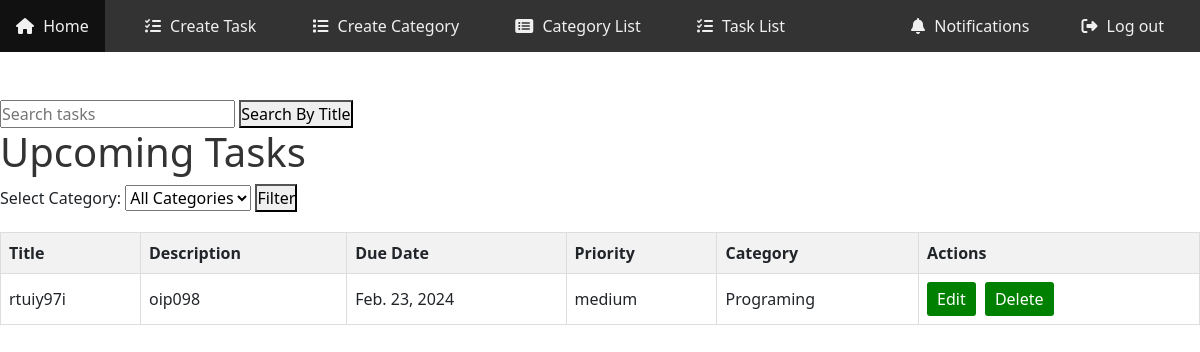
/upcoming-tasks/, run on the app's committed database.
### myApp/models.py (models this page shows, shortened)
class myTaskModel(models.Model):
    PRIORITY_CHOICES = [
        ('low', 'Low'),
        ('medium', 'Medium'),
        ('high', 'High'),
    ]
    title = models.CharField(max_length=200)
    description = models.TextField(blank=True, null=True)
    due_date = models.DateField(blank=True, null=True)
    priority = models.CharField(max_length=10, choices=PRIORITY_CHOICES, default='medium')
    completed = models.BooleanField(default=False)
    completed_date = models.DateTimeField(null=True, blank=True)
    notes = models.TextField(blank=True, null=True)
    category = models.ForeignKey(TaskCategory, on_delete=models.SET_NULL, blank=True, null=True)
    user = models.ForeignKey(Custom_User, on_delete=models.CASCADE)
    upcoming_tasks = models.BooleanField(default=True)

class TaskCategory(models.Model):
    name = models.CharField(max_length=50)
    user = models.ForeignKey(Custom_User, on_delete=models.CASCADE)
    def __str__(self):
        return self.name

### myProject/views.py (the view)
# urls.py: path('upcoming-tasks/', upcoming_tasks, name='upcoming_tasks'),
def upcoming_tasks(request):
    next_day = datetime.now() + timedelta(days=1)
    next_day = next_day.date()
    upcoming_tasks = myTaskModel.objects.filter(upcoming_tasks=True, due_date__gte=next_day)
    return render(request, 'upcoming_tasks.html', {'tasks': upcoming_tasks})

### template/upcoming_tasks.html (shortened to what this page needs)
{% include "navbar.html" %}
{% block content %}
<div class="search-box">
    <form method="get" action="{% url 'searchTaskPage' %}">
        <input type="text" name="search" placeholder="Search tasks">
        <button type="submit">Search By Title</button>
    </form>
</div>
<h1>Upcoming Tasks</h1>
<div>
    <form method="get" action="{% url 'searchTaskPage' %}">
        <label for="category-filter">Select Category:</label>
        <select id="category-filter" name="category">
            <option value="">All Categories</option>
        </select>
        <button type="submit">Filter</button>
    </form>
</div>
<table class="task-table">
    <thead>
        <tr>
            <th>Title</th>
            <th>Description</th>
            <th>Due Date</th>
            <th>Priority</th>
            <th>Category</th>
            <th>Actions</th>
        </tr>
    </thead>
    <tbody>
        {% for task in tasks %}
            {% if task.upcoming_tasks %}
        <tr>
            <td>{{ task.title }}</td>
            <td>{{ task.description }}</td>
            <td>{{ task.due_date }}</td>
            <td>{{ task.priority }}</td>
            <td>{{ task.category }}</td>
            <td>
                <a href="{% url 'taskEditPage' task.id %}">Edit</a>
                <a href="{% url 'taskDeletePage' task.id %}">Delete</a>
            </td>
        </tr>
        {% endif %}
        {% endfor %}
    </tbody>
</table>
{% endblock content %}

### template/navbar.html (style rules this page uses)
* { margin: 0; padding: 0; box-sizing: border-box; }

### template/upcoming_tasks.html (style rules this page uses)
h1 { color: #333; }
.task-table { width: 100%; border-collapse: collapse; margin-top: 20px; }
.task-table th, .task-table td { border: 1px solid #ddd; padding: 8px; text-align: left; }
.task-table th { background-color: #f2f2f2; }
.task-table a { display: inline-block; margin-right: 5px; padding: 5px 10px; text-decoration: none; background-color: green; color: #fff; border-radius: 3px; transition: background-color 0.3s; }

### data on the page
myTaskModel: title "rtuiy97i", description "oip098", due_date "Feb. 23, 2024", priority "medium", category "Programing"
